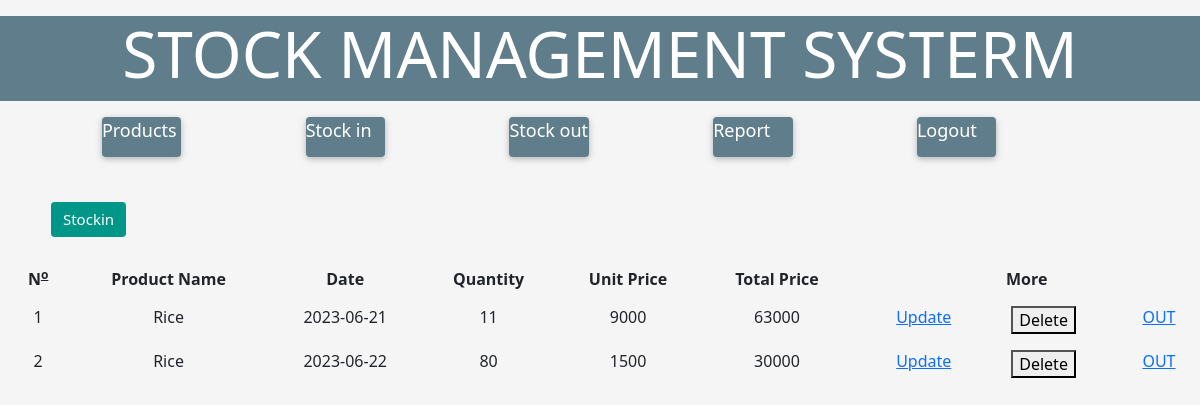
The app's page /stockin.php (signed in) with its own data.
### tables this page shows
CREATE TABLE `stock_in` (
  `St_id` int(11) NOT NULL,
  `product_id` int(11) NOT NULL,
  `Date` date NOT NULL,
  `Quantity` int(11) NOT NULL,
  `Unit_price` int(11) NOT NULL,
  `Total_price` int(11) NOT NULL
);

CREATE TABLE `products` (
  `productid` int(11) NOT NULL,
  `Product_name` varchar(255) NOT NULL
);

### stockin.php (the view, shortened to what this page needs)
<?php
    include("conn.php");
?>
<!DOCTYPE html>
<html lang="en">
<head>
    <link rel="stylesheet" href="w3.css">
    <link rel="stylesheet" href="all.css">
    <link rel="stylesheet" href="bootstrap.css">
</head>
<body style="background: whitesmoke;">
    <div class="w3-panel w3-blue-grey"><center><h1 class="w3-jumbo w3-text-white">STOCK MANAGEMENT SYSTERM</h1></center></div>
    <div class="row" id="nav">
        <div class="col-1"></div>
        <div class="col-1"><div class="w3-card w3-blue-grey w3-round" style="height: 40px;"><a href="product.php" class="w3-text-white w3-large" style="text-decoration: none;">Products</a></div></div>
        <div class="col-1"></div>
        <div class="col-1"><div class="w3-card w3-blue-grey w3-round" style="height: 40px;"><a href="stockin.php" class="w3-text-white w3-large" style="text-decoration: none;">Stock in</a></div></div>
        <div class="col-1"></div>
        <div class="col-1"><div class="w3-card w3-blue-grey w3-round" style="height: 40px;"><a href="stockout.php" class="w3-text-white w3-large" style="text-decoration: none;">Stock out</a></div></div>
        <div class="col-1"></div>
        <div class="col-1"><div class="w3-card w3-blue-grey w3-round" style="height: 40px;"><a href="report.php" class="w3-text-white w3-large" style="text-decoration: none;">Report</a></div></div>
        <div class="col-1"></div>
        <div class="col-1"><div class="w3-card w3-blue-grey w3-round" style="height: 40px;"><a href="logout.php" class="w3-text-white w3-large" style="text-decoration: none;">Logout</a></div></div>
    </div>
    <br><br>
    <button class="btn w3-teal" onclick="$('#modal').show()" id="addd">Stockin</button>
    <br><br>
    <table class="w3-table" id="table">
        <tr>
            <th><center><b>N<sup><u>o</u></sup></b></center></th>
            <th><center>Product Name</center></th>
            <th><center>Date</center></th>
            <th><center>Quantity</center></th>
            <th><center>Unit Price</center></th>
            <th><center>Total Price</center></th>
            <th colspan="3"><center>More</center></th>
        </tr>
        <?php
            $sel=mysqli_query($conn,"SELECT*from products as p inner join stock_in as s on s.product_id=p.productid");
            $x=1;
            while($row=mysqli_fetch_array($sel)){
                $ppid=$row['St_id'];
                ?>
                <tr>
                    <td><center><?=$x?></center></td>
                    <td><center><?=$row['Product_name']?></center></td>
                    <td><center><?=$row['Date']?></center></td>
                    <td><center><?=$row['Quantity']?></center></td>
                    <td><center><?=$row['Unit_price']?></center></td>
                    <td><center><?=$row['Total_price']?></center></td>
                    <td><center><a href="stockin.php?pid=<?=$row['St_id']?>"><i class="fas fa-pen w3-text-blue"></i>Update</a></center></td>
                    <td><center><button onclick="del(<?=$ppid?>)">Delete</button></center></td>
                    <td><center><a href="stockin.php?out=<?=$row['St_id']?>"><i class="fas fa-pen w3-text-blue"></i>OUT</a></center></td>
                </tr>
                <?php
                $x++;
            }
        ?>
    </table>
</body>
</html>

### w3.css (style rules this page uses)
*,*:before,*:after { box-sizing:inherit }
html { -ms-text-size-adjust:100%;-webkit-text-size-adjust:100% }
body { margin:0 }
a { background-color:transparent }
b,strong { font-weight:bolder }
sub,sup { font-size:75%;line-height:0;position:relative;vertical-align:baseline }
sup { top:-0.5em }
button,input,select,textarea,optgroup { font:inherit;margin:0 }
button,input { overflow:visible }
button,select { text-transform:none }
button,[type=button],[type=reset],[type=submit] { -webkit-appearance:button }
html,body { font-family:Verdana,sans-serif;font-size:15px;line-height:1.5 }
html { overflow-x:hidden }
h1 { font-size:36px }
h1,h2,h3,h4,h5,h6 { font-family:"Segoe UI",Arial,sans-serif;font-weight:400;margin:10px 0 }
a { color:inherit }
.w3-table,.w3-table-all { border-collapse:collapse;border-spacing:0;width:100%;display:table }
.w3-table td,.w3-table th,.w3-table-all td,.w3-table-all th { padding:8px 8px;display:table-cell;text-align:left;vertical-align:top }
.w3-table th:first-child,.w3-table td:first-child,.w3-table-all th:first-child,.w3-table-all td:first-child { padding-left:16px }
.w3-container:after,.w3-container:before,.w3-panel:after,.w3-panel:before,.w3-row:after,.w3-row:before,.w3-row-padding:after,.w3-row-padding:before, .w3-cell-row:before,.w3-cell-row:after,.w3-clear:after,.w3-clear:before,.w3-bar:before,.w3-bar:after { content:"";display:table;clear:both }
.w3-round,.w3-round-medium { border-radius:4px }
.w3-container,.w3-panel { padding:0.01em 16px }
.w3-panel { margin-top:16px;margin-bottom:16px }
.w3-card,.w3-card-2 { box-shadow:0 2px 5px 0 rgba(0,0,0,0.16),0 2px 10px 0 rgba(0,0,0,0.12) }
.w3-large { font-size:18px!important }
.w3-jumbo { font-size:64px!important }
.w3-blue-grey,.w3-hover-blue-grey:hover,.w3-blue-gray,.w3-hover-blue-gray:hover { color:#fff!important;background-color:#607d8b!important }
.w3-teal,.w3-hover-teal:hover { color:#fff!important;background-color:#009688!important }
.w3-text-blue,.w3-hover-text-blue:hover { color:#2196F3!important }
.w3-text-white,.w3-hover-text-white:hover { color:#fff!important }

### records on screen
stock_in: product.Product_name "Rice", Date "2023-06-21", Quantity "11", Unit_price "9000", Total_price "63000"
stock_in: product.Product_name "Rice", Date "2023-06-22", Quantity "80", Unit_price "1500", Total_price "30000"
